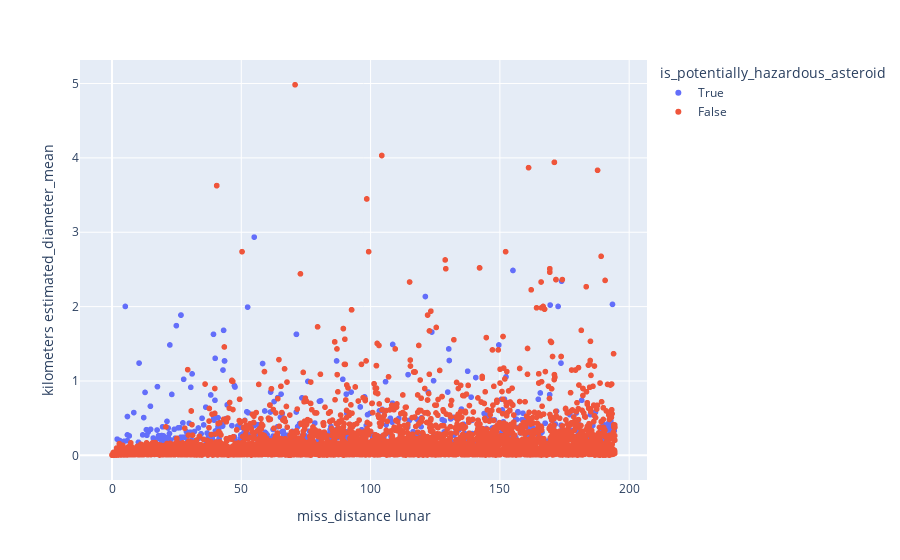

Notebook code for this chart:
### Code cell
px.scatter(df_data, x="miss_distance lunar",y="kilometers estimated_diameter_mean", color="is_potentially_hazardous_asteroid")

### Figure 1 — Plotly figure (JSON) as saved in the notebook; plotly's stock layout.template omitted (floating-point values rounded to 4 significant figures; data arrays with more than 128 entries replaced by an {"elided": "..."} marker saying what was removed)
{"data": [{"hovertemplate": "is_potentially_hazardous_asteroid=True<br>miss_distance lunar=%{x}<br>kilometers estimated_diameter_mean=%{y}<extra></extra>", "legendgroup": "True", "marker": {"color": "#636efa", "symbol": "circle"}, "mode": "markers", "name": "True", "showlegend": true, "type": "scattergl", "x": {"elided": "507 float values"}, "xaxis": "x", "y": {"elided": "507 float values"}, "yaxis": "y"}, {"hovertemplate": "is_potentially_hazardous_asteroid=False<br>miss_distance lunar=%{x}<br>kilometers estimated_diameter_mean=%{y}<extra></extra>", "legendgroup": "False", "marker": {"color": "#EF553B", "symbol": "circle"}, "mode": "markers", "name": "False", "showlegend": true, "type": "scattergl", "x": {"elided": "7444 float values"}, "xaxis": "x", "y": {"elided": "7444 float values"}, "yaxis": "y"}], "layout": {"legend": {"title": {"text": "is_potentially_hazardous_asteroid"}, "tracegroupgap": 0}, "margin": {"t": 60}, "xaxis": {"anchor": "y", "domain": [0, 1], "title": {"text": "miss_distance lunar"}}, "yaxis": {"anchor": "x", "domain": [0, 1], "title": {"text": "kilometers estimated_diameter_mean"}}}}
